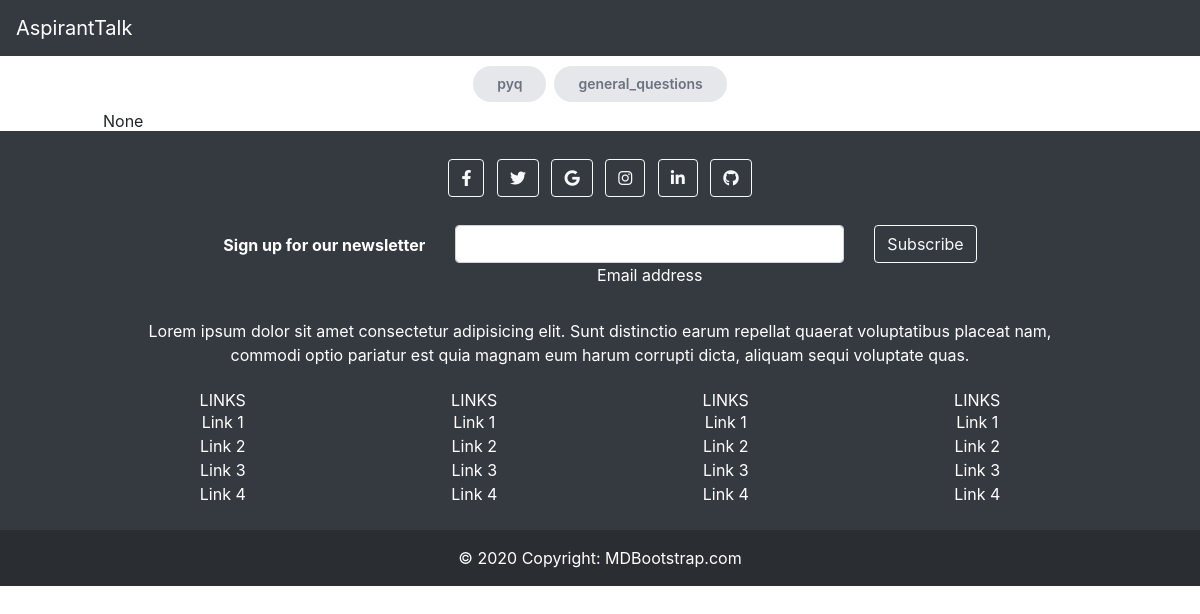
The page /Category/1 on the database as committed earlier.
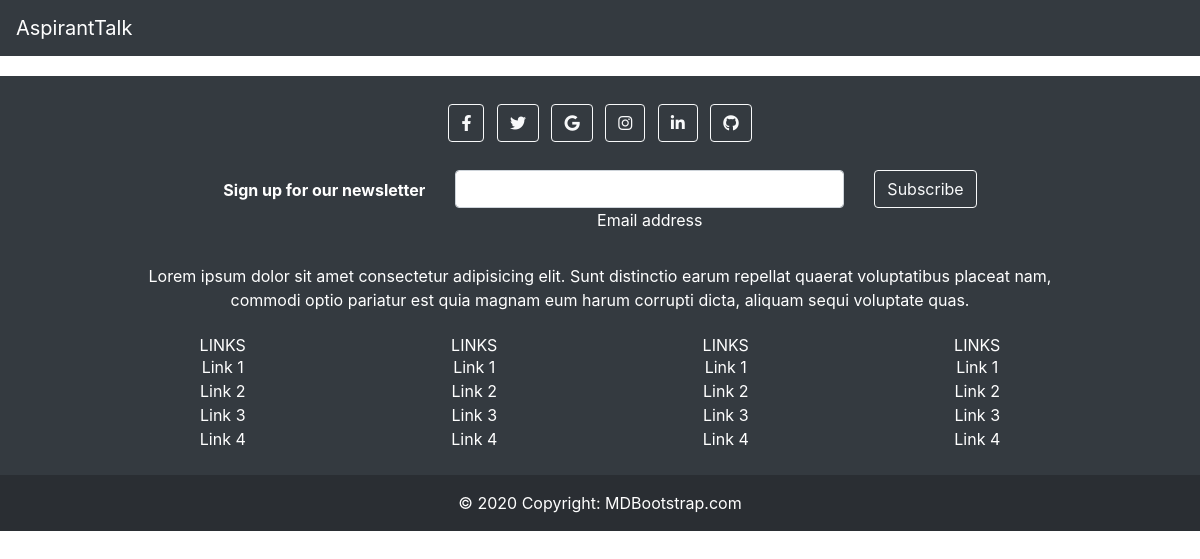
The same page on the database as committed later.
### home/models.py (models this page shows, shortened)
class Sub_category(models.Model):
    category = models.ForeignKey(Category,on_delete=models.CASCADE)
    name = models.CharField(max_length=20)
    created_by = models.ForeignKey(User,on_delete=models.CASCADE)
    created_on = models.DateTimeField(auto_now=True)

### home/views.py (the view)
# urls.py: path("Category/<int:id>", views.sub_cats, name="subcat_search"),
def sub_cats(request,id):
    Sub_cat = Sub_category.objects.filter(category = id)
    cat = Category.objects.filter(id= id)
    desc = ''
    for i in cat:
        desc = i.description
    context = {
        'subcat': Sub_cat,
        'desc' : desc
    }
    return render(request,'Category.html',context)

### home/templates/Category.html (shortened to what this page needs)
{% extends 'base.html' %}
{% block body %}
<div class="flex flex-wrap justify-center space-x-2" id="chips">
    {%for cat in subcat %}
    <form action="/Category/" method="get">
    <button type="submit" id="btn">
<span id="btn1"
      class="px-4 py-2 rounded-full text-gray-500 bg-gray-200 font-semibold text-sm flex align-center w-max cursor-pointer active:bg-gray-300 transition duration-300 ease">
      {{cat.name}}
    </span>
</form>
{%endfor%}
</div>
<div class="container"><h5>{{ desc }}</h5></div>
<script src="https://cdn.tailwindcss.com?plugins=forms,typography,aspect-ratio,line-clamp"></script>
{% endblock body %}

Rows that differ between the two databases and show on the page:
removed Sub_category: name "pyq"
removed Sub_category: name "general_questions"
Other text that changed with them:
{{ desc }}: "None" → (not shown)
